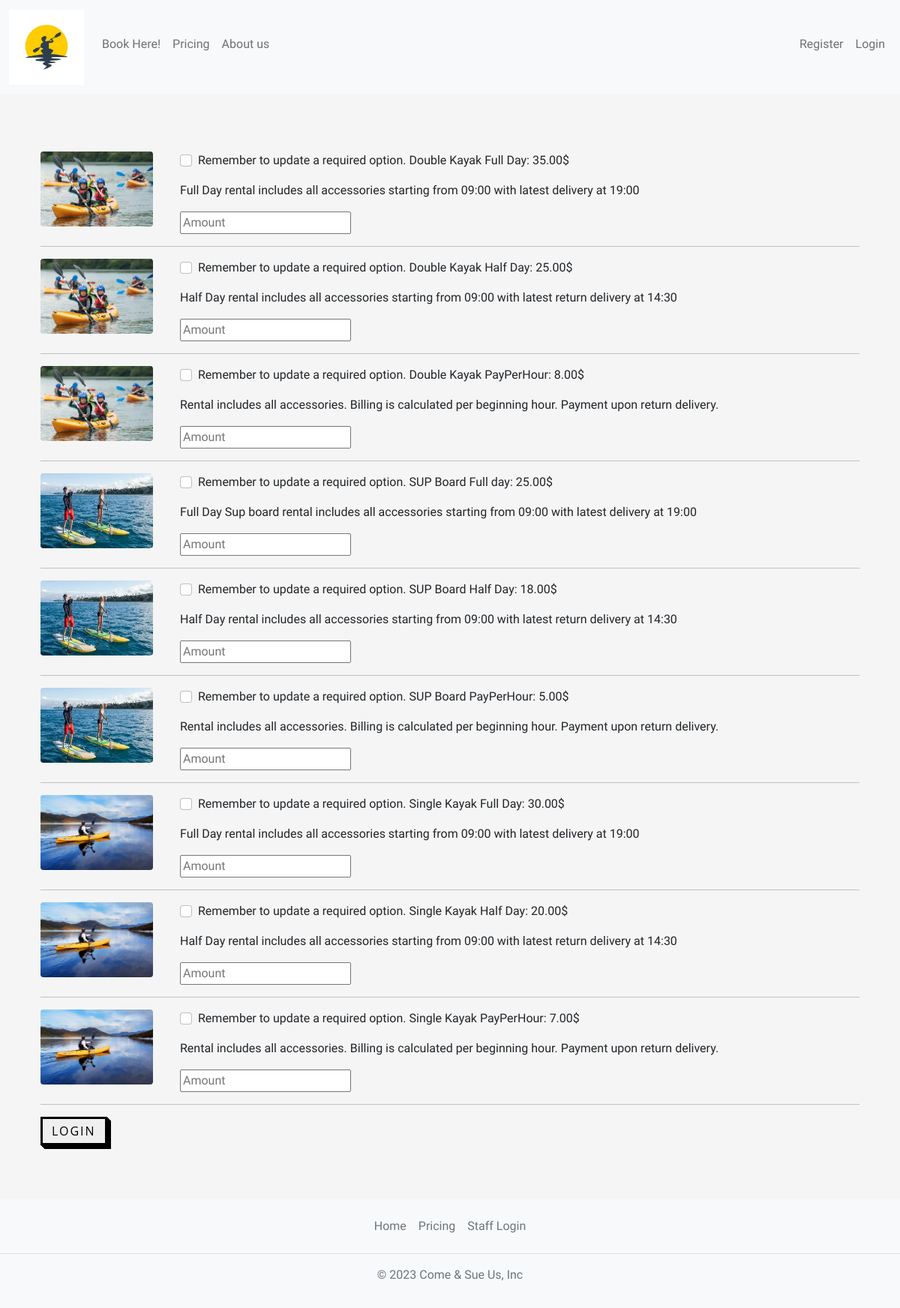
The page /order/ on the database its author committed.
### home/models.py (models this page shows, shortened)
class Variant(models.Model):
    name = models.CharField(max_length=100)
    description = models.TextField()
    image = models.ImageField(upload_to='variants_images/')
    price = models.DecimalField(max_digits=5, decimal_places=2)

### home/views.py (the view, shortened to what this page needs)
# urls.py: path('order/', Order.as_view(), name='order'),
class Order(View):
    def get(self, request, *args, **kwargs):
        variants = Variant.objects.all()
        context = {
            'variants': variants,
        }
        return render(request, 'home/order.html', context)

### home/templates/home/order.html (shortened to what this page needs)
{% extends 'base.html' %}
{% block content %}
<div class="container mb-5">
  <div class="row justify-content-center mt-1">
    <div class="col-md-12 col-sm-12 p-4">
      <form method="POST">
        <div class="pt-5">
          {% for variant in variants %}
          <div class="row">
            <div class="col-md-2 col-sm-12">
              <img class="rounded" src="{{ variant.image.url }}" width="150" height="100" />
            </div>
            <div class="col-md-8 col-sm-12">
              <div class="d-flex flex-row">
                <div class="form-group form-check">
                  <input type="checkbox" name="items[]" class="form-check-input" value="{{ variant.pk }}">
                  <label class="form-check-label">Remember to update a required option. {{ variant.name }}</label>
                </div>
                <p class="font-weight-bold pl-5">: {{ variant.price }}$</p>
              </div>
              <p>{{ variant.description }}</p>
              <input name="people[]" type="number" placeholder="Amount">
            </div>
          </div>
          <hr />
          {% endfor %}
          <button type="button" class="button-style" data-bs-toggle="modal" data-bs-target="#exampleModal">
            {% if user.is_authenticated %}
            Send Order
            {% else %}
            Login
            {% endif %}
          </button>
        </div>
      </form>
    </div>
  </div>
</div>
{% endblock content %}

### static/css/style.css (style rules this page uses)
html, body { height: calc(100vh - 100px); font-family: 'Days One', sans-serif; font-family: 'Kdam Thmor Pro', sans-serif; }
body { display: flex; flex-direction: column; position: relative; margin: 0; padding-bottom: 6rem; }
.button-style { font-family: "Open Sans", sans-serif; font-size: 16px; letter-spacing: 2px; text-decoration: none; text-transform: uppercase; color: #000; cursor: pointer; border: 3px solid; padding: 0.25em 0.5em; box-shadow: 1px 1px 0px 0px, 2px 2px 0px 0px, 3px 3px 0px 0px, 4px 4px 0px 0px, 5px 5px 0px 0px; position: relative; user-select: none; -webkit-user-select: none; touch-action: manipulation; }
@media (min-width: 768px) { .button-style { padding: 0.25em 0.75em; } }

### rows shown on the page
Variant: image (picture), name "Double Kayak Full Day", price "35.00", description "Full Day rental includes all accessories starting from 09:00 with latest delivery at 19:00"
Variant: image (picture), name "Double Kayak Half Day", price "25.00", description "Half Day rental includes all accessories starting from 09:00 with latest return delivery at 14:30"
Variant: image (picture), name "Double Kayak PayPerHour", price "8.00", description "Rental includes all accessories. Billing is calculated per beginning hour. Payment upon return delivery."
Variant: image (picture), name "SUP Board Full day", price "25.00", description "Full Day Sup board rental includes all accessories starting from 09:00 with latest delivery at 19:00"
Variant: image (picture), name "SUP Board Half Day", price "18.00", description "Half Day rental includes all accessories starting from 09:00 with latest return delivery at 14:30"
Variant: image (picture), name "SUP Board PayPerHour", price "5.00", description "Rental includes all accessories. Billing is calculated per beginning hour. Payment upon return delivery."
Variant: image (picture), name "Single Kayak Full Day", price "30.00", description "Full Day rental includes all accessories starting from 09:00 with latest delivery at 19:00"
Variant: image (picture), name "Single Kayak Half Day", price "20.00", description "Half Day rental includes all accessories starting from 09:00 with latest return delivery at 14:30"
Variant: image (picture), name "Single Kayak PayPerHour", price "7.00", description "Rental includes all accessories. Billing is calculated per beginning hour. Payment upon return delivery."
